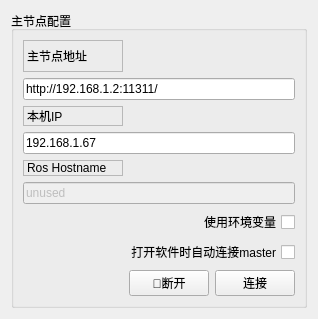
                  <widget class="QWidget" name="tab">
                   <attribute name="title">
                    <string>基本控制</string>
                   </attribute>
                   <layout class="QVBoxLayout" name="verticalLayout_9">
                    <item>
                     <layout class="QVBoxLayout" name="verticalLayout_2">
                      <item>
                       <widget class="QGroupBox" name="groupBox">
                        <property name="title">
                         <string>主节点配置</string>
                        </property>
                        <layout class="QGridLayout" name="gridLayout">
                         <item row="2" column="0">
                          <widget class="QLabel" name="label_2">
                           <property name="maximumSize">
                            <size>
                             <width>100</width>
                             <height>32</height>
                            </size>
                           </property>
                           <property name="frameShape">
                            <enum>QFrame::StyledPanel</enum>
                           </property>
                           <property name="frameShadow">
                            <enum>QFrame::Raised</enum>
                           </property>
                           <property name="text">
                            <string>本机IP</string>
                           </property>
                          </widget>
                         </item>
                         <item row="9" column="1">
                          <widget class="QPushButton" name="button_disconnect">
                           <property name="text">
                            <string>🔗断开</string>
                           </property>
                          </widget>
                         </item>
                         <item row="4" column="0">
                          <widget class="QLabel" name="label_3">
                           <property name="maximumSize">
                            <size>
                             <width>100</width>
                             <height>32</height>
                            </size>
                           </property>
                           <property name="frameShape">
                            <enum>QFrame::StyledPanel</enum>
                           </property>
                           <property name="frameShadow">
                            <enum>QFrame::Raised</enum>
                           </property>
                           <property name="text">
                            <string>Ros Hostname</string>
                           </property>
                          </widget>
                         </item>
                         <item row="3" column="0" colspan="3">
                          <widget class="QLineEdit" name="line_edit_host">
                           <property name="text">
                            <string>192.168.1.67</string>
                           </property>
                          </widget>
                         </item>
                         <item row="6" column="0" colspan="3">
                          <widget class="QCheckBox" name="checkbox_use_environment">
                           <property name="layoutDirection">
                            <enum>Qt::RightToLeft</enum>
                           </property>
                           <property name="text">
                            <string>使用环境变量</string>
                           </property>
                          </widget>
                         </item>
                         <item row="0" column="0">
                          <widget class="QLabel" name="label">
                           <property name="minimumSize">
                            <size>
                             <width>100</width>
                             <height>32</height>
                            </size>
                           </property>
                           <property name="maximumSize">
                            <size>
                             <width>100</width>
                             <height>32</height>
                            </size>
                           </property>
                           <property name="frameShape">
                            <enum>QFrame::StyledPanel</enum>
                           </property>
                           <property name="frameShadow">
                            <enum>QFrame::Raised</enum>
                           </property>
                           <property name="text">
                            <string>主节点地址</string>
                           </property>
                          </widget>
                         </item>
                         <item row="9" column="2">
                          <widget class="QPushButton" name="button_connect">
                           <property name="enabled">
                            <bool>true</bool>
                           </property>
                           <property name="sizePolicy">
                            <sizepolicy hsizetype="MinimumExpanding" vsizetype="Fixed">
                             <horstretch>0</horstretch>
                             <verstretch>0</verstretch>
                            </sizepolicy>
                           </property>
                           <property name="toolTip">
                            <string>Set the target to the current joint trajectory state.</string>
                           </property>
                           <property name="statusTip">
                            <string>Clear all waypoints and set the target to the current joint trajectory state.</string>
                           </property>
                           <property name="text">
                            <string>连接</string>
                           </property>
                           <property name="icon">
                            <iconset resource="../resources/images.qrc">
                             <normaloff>:/images/line.png</normaloff>:/images/line.png</iconset>
                           </property>
                          </widget>
                         </item>
                         <item row="7" column="0" colspan="3">
                          <widget class="QCheckBox" name="checkbox_remember_settings">
                           <property name="layoutDirection">
                            <enum>Qt::RightToLeft</enum>
                           </property>
                           <property name="text">
                            <string>打开软件时自动连接master</string>
                           </property>
                          </widget>
                         </item>
                         <item row="5" column="0" colspan="3">
                          <widget class="QLineEdit" name="line_edit_topic">
                           <property name="enabled">
                            <bool>false</bool>
                           </property>
                           <property name="text">
                            <string>unused</string>
                           </property>
                          </widget>
                         </item>
                         <item row="1" column="0" colspan="3">
                          <widget class="QLineEdit" name="line_edit_master">
                           <property name="text">
                            <string>http://192.168.1.2:11311/</string>
                           </property>
                          </widget>
                         </item>
                        </layout>
                       </widget>
                      </item>
                     </layout>
                    </item>
                   </layout>
                  </widget>
